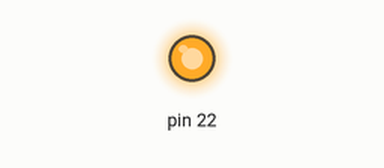
Simulated run of this sketch. Board: Arduino Mega 2560, built with avr-gcc and run on an emulated ATmega2560. On the bench: output pins drawn as LEDs (lit = HIGH).

Above: at 0.1 s.
Timing chart, 0 to 1.6 s (numbered marks = the images above):
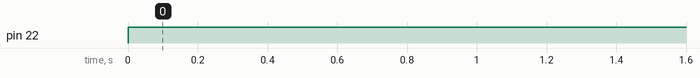

The sketch:

StepDownConverterWithRL_Load.ino
```cpp
void setup()
{
  pinMode(22, OUTPUT);
}

void loop()
{                         // fixed frequency, fixed duty cycle input
  digitalWrite(22, HIGH);
  delayMicroseconds(25); // Approximately 10% duty cycle @ 1KHz
  digitalWrite(13, LOW);
  delayMicroseconds(25);


/*
  for ( int i = 0 ; i <1000 ; i++) {  // fixed frequency, Variable duty cycle
  digitalWrite(13, HIGH);
  delayMicroseconds(i); // Approximately 10% duty cycle @ 1KHz
  digitalWrite(13, LOW);
  delayMicroseconds(1000 - i);
  }
  */
}

                    
```

Measured:
- by itself, pin 22: LOW → HIGH at 0.00 s
